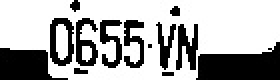
#> input picture cropPlate/0655VN.jpg, 140 x 40 px (shown 2 times larger); its folder holds only this picture in this run
$ python cropNum_all.py
#> lines starting #> are read from the running program, lines starting #| are printed output that depends on the picture; after the words box and inside, x2 and y2 are one past the last pixel; in counts of white or black regions, pixels touching at a corner belong together
import cv2
import os
import shutil
import time
import glob

# 定義清空資料夾的函式（如果存在就刪除並重新建立）
def emptydir(dirname):
    if os.path.isdir(dirname):
        shutil.rmtree(dirname)
        time.sleep(2)
    os.mkdir(dirname)

print('開始擷取車牌數字! ')

# 清空或建立儲存字元切割結果的資料夾 cropNum/
emptydir('cropNum')

# 取得 cropPlate 資料夾中所有 .jpg 車牌圖片
myfiles = glob.glob('cropPlate\\*.jpg')

# 逐張車牌圖片處理
for f in myfiles:
    # 取得圖片檔名（不含副檔名 .jpg）
    filename = (f.split('\\'))[-1].replace('.jpg', '')

    # 為每張車牌圖片建立一個子資料夾儲存它的字元
    emptydir('cropNum/' + filename)

    # 讀取圖片
    image = cv2.imread(f)
#> image is the input picture: shape (40, 140, 3); min 0, max 255, mean 171.5
    if image is None:
        print("圖片讀取失敗！請確認路徑正確")
        exit()

    # 轉為灰階圖片
    gray = cv2.cvtColor(image, cv2.COLOR_BGR2GRAY)

    # 將灰階圖片二值化（黑白反轉）
    _, thresh = cv2.threshold(gray, 127, 255, cv2.THRESH_BINARY_INV)
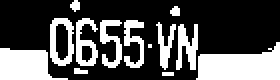
#> thresh: shape (40, 140) (shown 2 times larger); 32.7% white; 13 white regions (3 under 20 px)


    # 偵測輪廓（使用外框模式 + 簡單輪廓壓縮）
    contours, _ = cv2.findContours(thresh.copy(), cv2.RETR_EXTERNAL, cv2.CHAIN_APPROX_SIMPLE)
#> contours = 13 contours, 5 with area under 20; largest, box (x1, y1, x2, y2) and area: (98, 21, 140, 40) 499, (0, 24, 34, 40) 330, (25, 9, 37, 33) 224, (38, 9, 49, 33) 141, (88, 12, 99, 35) 103, (50, 10, 61, 34) 90, (62, 10, 72, 34) 84, (78, 11, 88, 35) 69

    letter_image_regions = []  # 儲存所有偵測到的字元區域 (x, y, w, h)
    for contour in contours:
        (x, y, w, h) = cv2.boundingRect(contour)  # 用邊界框包住輪廓
        letter_image_regions.append((x, y, w, h)) # 加入清單
#> this loop made 13 passes
#> (x, y, w, h) on passes 2, 3, 5, 6, 7, 8, 9, 10, 11, 12, 13: (37, 34, 7, 3), (0, 24, 34, 16), (98, 21, 42, 19), (88, 12, 11, 23), (78, 11, 10, 24), (62, 10, 10, 24), (50, 10, 11, 24), (38, 9, 11, 24), (25, 9, 12, 24), (85, 3, 5, 5), (35, 0, 5, 6)
#> (contour, x, y, w, h) on passes 1, 4: ([[81, 36], [81, 37], [86, 37], [86, 36]], 81, 36, 6, 2), ([[74, 22], [74, 23], [75, 23], [75, 22]], 74, 22, 2, 2)
#> after the loop, letter_image_regions = [(81, 36, 6, 2), (37, 34, 7, 3), (0, 24, 34, 16), (74, 22, 2, 2), (98, 21, 42, 19), (88, 12, 11, 23), (78, 11, 10, 24), (62, 10, 10, 24), (50, 10, 11, 24), (38, 9, 11, 24), (25, 9, 12, 24), (85, 3, 5, 5), (35, 0, 5, 6)]

    # 根據 x 座標排序，確保字元由左到右儲存
    letter_image_regions = sorted(letter_image_regions, key=lambda x: x[0])
#> letter_image_regions = [(0, 24, 34, 16), (25, 9, 12, 24), (35, 0, 5, 6), (37, 34, 7, 3), (38, 9, 11, 24), (50, 10, 11, 24), (62, 10, 10, 24), (74, 22, 2, 2), (78, 11, 10, 24), (81, 36, 6, 2), (85, 3, 5, 5), (88, 12, 11, 23), (98, 21, 42, 19)]

    print(f"共偵測到 {len(letter_image_regions)} 個區塊")
#| 共偵測到 13 個區塊
    print(letter_image_regions)
#| [(0, 24, 34, 16), (25, 9, 12, 24), (35, 0, 5, 6), (37, 34, 7, 3), (38, 9, 11, 24), (50, 10, 11, 24), (62, 10, 10, 24), (74, 22, 2, 2), (78, 11, 10, 24), (81, 36, 6, 2), (85, 3, 5, 5), (88, 12, 11, 23), (98, 21, 42, 19)]

    i = 1
    for letter_bounding_box in letter_image_regions:
        x, y, w, h = letter_bounding_box
        print(f'處理區塊: w={w}, h={h}')  # 顯示區塊資訊供除錯檢查

        # 根據寬度與高度篩選合理字元區塊（去除雜訊）
        if w >= 3 and h > 20 and h < 35:
            # 擷取出單一字元影像
            letter_image = gray[y:y+h, x:x+w]
            if w < 5:
                padding = 5
                letter_image = cv2.copyMakeBorder(
                letter_image,
                top=0, bottom=0, left=padding, right=padding,
                borderType=cv2.BORDER_CONSTANT,
                value=255
            )
            # 統一字元圖片大小（18×38）方便後續訓練
            letter_image = cv2.resize(letter_image, (18, 38))

            # 儲存字元圖片到對應子資料夾中
            cv2.imwrite('cropNum/' + filename + '/{}.jpg'.format(i + 1), letter_image)
            i += 1
#> this loop made 13 passes
#| 處理區塊: w=34, h=16
#| 處理區塊: w=12, h=24
#| 處理區塊: w=5, h=6
#| 處理區塊: w=7, h=3
#| 處理區塊: w=11, h=24
#| 處理區塊: w=11, h=24
#| 處理區塊: w=10, h=24
#| 處理區塊: w=2, h=2
#> (further printed lines are left out)
#> after the loop, i = 7

print('擷取車牌數字結束! ')

$ run again, on cropPlate/1822VH.jpg
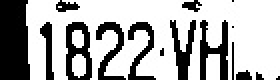
#> input picture cropPlate/1822VH.jpg, 140 x 40 px (shown 2 times larger)
#> image is the input picture: shape (40, 140, 3); min 0, max 255, mean 174.8
#> `_, thresh = cv2.threshold(gray, 127, 255, cv2.THRESH_BINARY_INV)`:
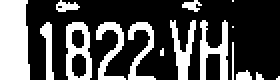
#> thresh: shape (40, 140) (shown 2 times larger); 31.4% white; 16 white regions (6 under 20 px)
#> contours = 16 contours, 6 with area under 20; largest, box (x1, y1, x2, y2) and area: (0, 0, 15, 40) 504, (33, 11, 46, 40) 302, (100, 10, 114, 40) 154, (85, 10, 98, 40) 128, (48, 11, 63, 40) 120
#> the loop `for contour in contours:` made 16 passes
#> (x, y, w, h) on passes 2, 3, 6, 7, 8, 9, 10, 11: (128, 36, 4, 4), (118, 35, 8, 5), (116, 13, 1, 1), (64, 11, 14, 29), (48, 11, 15, 29), (33, 11, 13, 29), (20, 11, 7, 29), (100, 10, 14, 30)
#> after the loop `for contour in contours:`: letter_image_regions = 16 items, first 6: (138, 38, 2, 2), (128, 36, 4, 4), (118, 35, 8, 5), (80, 24, 2, 4), (116, 21, 1, 19), (116, 13, 1, 1)
#> `letter_image_regions = sorted(letter_image_regions, key=lambda x: x[0])`: letter_image_regions = 16 items, first 6: (0, 0, 15, 40), (20, 11, 7, 29), (28, 0, 12, 6), (33, 11, 13, 29), (48, 11, 15, 29), (64, 11, 14, 29)
#| 共偵測到 16 個區塊
#> (printed output is left out)
#> the loop `for letter_bounding_box in letter_image_regions:` made 16 passes
#> (printed output is left out)
#> after the loop `for letter_bounding_box in letter_image_regions:`: i = 7

$ run again, on cropPlate/1912PG.jpg
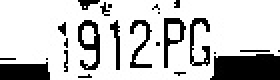
#> input picture cropPlate/1912PG.jpg, 140 x 40 px (shown 2 times larger)
#> image is the input picture: shape (40, 140, 3); min 0, max 255, mean 198.2
#> `_, thresh = cv2.threshold(gray, 127, 255, cv2.THRESH_BINARY_INV)`:
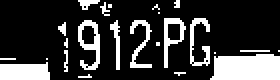
#> thresh: shape (40, 140) (shown 2 times larger); 22.2% white; 24 white regions (16 under 20 px)
#> contours = 24 contours, 17 with area under 20; largest, box (x1, y1, x2, y2) and area: (105, 27, 140, 40) 362, (0, 31, 25, 40) 165, (39, 10, 50, 35) 144, (82, 9, 93, 34) 119, (95, 9, 105, 33) 56, (65, 10, 76, 34) 54, (55, 10, 60, 35) 32
#> the loop `for contour in contours:` made 24 passes
#> (x, y, w, h) on passes 2, 3, 4, 6, 7, 8, 10, 12: (87, 36, 6, 2), (0, 31, 25, 9), (23, 29, 1, 1), (105, 27, 35, 13), (107, 26, 1, 1), (139, 25, 1, 1), (32, 25, 2, 11), (32, 19, 2, 5)
#> after the loop `for contour in contours:`: letter_image_regions = 24 items, first 6: (39, 37, 7, 2), (87, 36, 6, 2), (0, 31, 25, 9), (23, 29, 1, 1), (0, 29, 8, 1), (105, 27, 35, 13)
#> `letter_image_regions = sorted(letter_image_regions, key=lambda x: x[0])`: letter_image_regions = 24 items, first 6: (0, 31, 25, 9), (0, 29, 8, 1), (23, 29, 1, 1), (29, 11, 4, 7), (32, 25, 2, 11), (32, 19, 2, 5)
#| 共偵測到 24 個區塊
#> (printed output is left out)
#> the loop `for letter_bounding_box in letter_image_regions:` made 24 passes
#> (printed output is left out)
#> after the loop `for letter_bounding_box in letter_image_regions:`: i = 6

$ run again, on cropPlate/2880F7.jpg
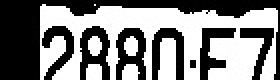
#> input picture cropPlate/2880F7.jpg, 140 x 40 px (shown 2 times larger)
#> image is the input picture: shape (40, 140, 3); min 0, max 255, mean 129.5
#> `_, thresh = cv2.threshold(gray, 127, 255, cv2.THRESH_BINARY_INV)`:
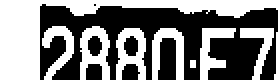
#> thresh: shape (40, 140) (shown 2 times larger); 49.2% white; 8 white regions (1 under 20 px)
#> contours = 8 contours, 1 with area under 20; largest, box (x1, y1, x2, y2) and area: (0, 0, 140, 40) 1252, (40, 13, 55, 40) 254, (58, 14, 73, 40) 251, (76, 14, 92, 40) 169, (100, 14, 118, 40) 162, (21, 13, 37, 40) 148, (120, 14, 137, 40) 129
#> the loop `for contour in contours:` made 8 passes
#> (x, y, w, h) on passes 2 to 8: (120, 14, 17, 26), (100, 14, 18, 26), (76, 14, 16, 26), (58, 14, 15, 26), (40, 13, 15, 27), (21, 13, 16, 27), (0, 0, 140, 40)
#> after the loop `for contour in contours:`: letter_image_regions = [(95, 30, 3, 4), (120, 14, 17, 26), (100, 14, 18, 26), (76, 14, 16, 26), (58, 14, 15, 26), (40, 13, 15, 27), (21, 13, 16, 27), (0, 0, 140, 40)]
#> `letter_image_regions = sorted(letter_image_regions, key=lambda x: x[0])`: letter_image_regions = [(0, 0, 140, 40), (21, 13, 16, 27), (40, 13, 15, 27), (58, 14, 15, 26), (76, 14, 16, 26), (95, 30, 3, 4), (100, 14, 18, 26), (120, 14, 17, 26)]
#| 共偵測到 8 個區塊
#| [(0, 0, 140, 40), (21, 13, 16, 27), (40, 13, 15, 27), (58, 14, 15, 26), (76, 14, 16, 26), (95, 30, 3, 4), (100, 14, 18, 26), (120, 14, 17, 26)]
#> the loop `for letter_bounding_box in letter_image_regions:` made 8 passes
#> (printed output is left out)
#> after the loop `for letter_bounding_box in letter_image_regions:`: i = 7

$ run again, on cropPlate/0855U3.jpg
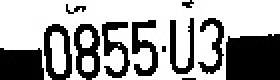
#> input picture cropPlate/0855U3.jpg, 140 x 40 px (shown 2 times larger)
#> image is the input picture: shape (40, 140, 3); min 0, max 255, mean 163.2
#> `_, thresh = cv2.threshold(gray, 127, 255, cv2.THRESH_BINARY_INV)`:
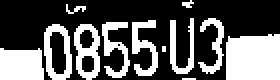
#> thresh: shape (40, 140) (shown 2 times larger); 36% white; 12 white regions (3 under 20 px)
#> contours = 12 contours, 4 with area under 20; largest, box (x1, y1, x2, y2) and area: (113, 17, 140, 40) 543, (22, 12, 36, 40) 298, (0, 24, 22, 40) 288, (37, 12, 50, 40) 266, (66, 10, 79, 38) 126, (51, 11, 65, 39) 122, (85, 9, 97, 37) 96, (99, 9, 112, 37) 95
#> the loop `for contour in contours:` made 12 passes
#> (x, y, w, h) on passes 2, 4, 5, 6, 7, 8, 9, 10: (0, 24, 22, 16), (113, 17, 27, 23), (37, 12, 13, 28), (22, 12, 14, 28), (51, 11, 14, 28), (66, 10, 13, 28), (99, 9, 13, 28), (85, 9, 12, 28)
#> after the loop `for contour in contours:`: letter_image_regions = [(91, 39, 7, 1), (0, 24, 22, 16), (81, 23, 2, 3), (113, 17, 27, 23), (37, 12, 13, 28), (22, 12, 14, 28), (51, 11, 14, 28), (66, 10, 13, 28), (99, 9, 13, 28), (85, 9, 12, 28), (33, 2, 10, 5), (91, 0, 6, 4)]
#> `letter_image_regions = sorted(letter_image_regions, key=lambda x: x[0])`: letter_image_regions = [(0, 24, 22, 16), (22, 12, 14, 28), (33, 2, 10, 5), (37, 12, 13, 28), (51, 11, 14, 28), (66, 10, 13, 28), (81, 23, 2, 3), (85, 9, 12, 28), (91, 39, 7, 1), (91, 0, 6, 4), (99, 9, 13, 28), (113, 17, 27, 23)]
#| 共偵測到 12 個區塊
#| [(0, 24, 22, 16), (22, 12, 14, 28), (33, 2, 10, 5), (37, 12, 13, 28), (51, 11, 14, 28), (66, 10, 13, 28), (81, 23, 2, 3), (85, 9, 12, 28), (91, 39, 7, 1), (91, 0, 6, 4), (99, 9, 13, 28), (113, 17, 27, 23)]
#> the loop `for letter_bounding_box in letter_image_regions:` made 12 passes
#> (printed output is left out)
#> after the loop `for letter_bounding_box in letter_image_regions:`: i = 8
